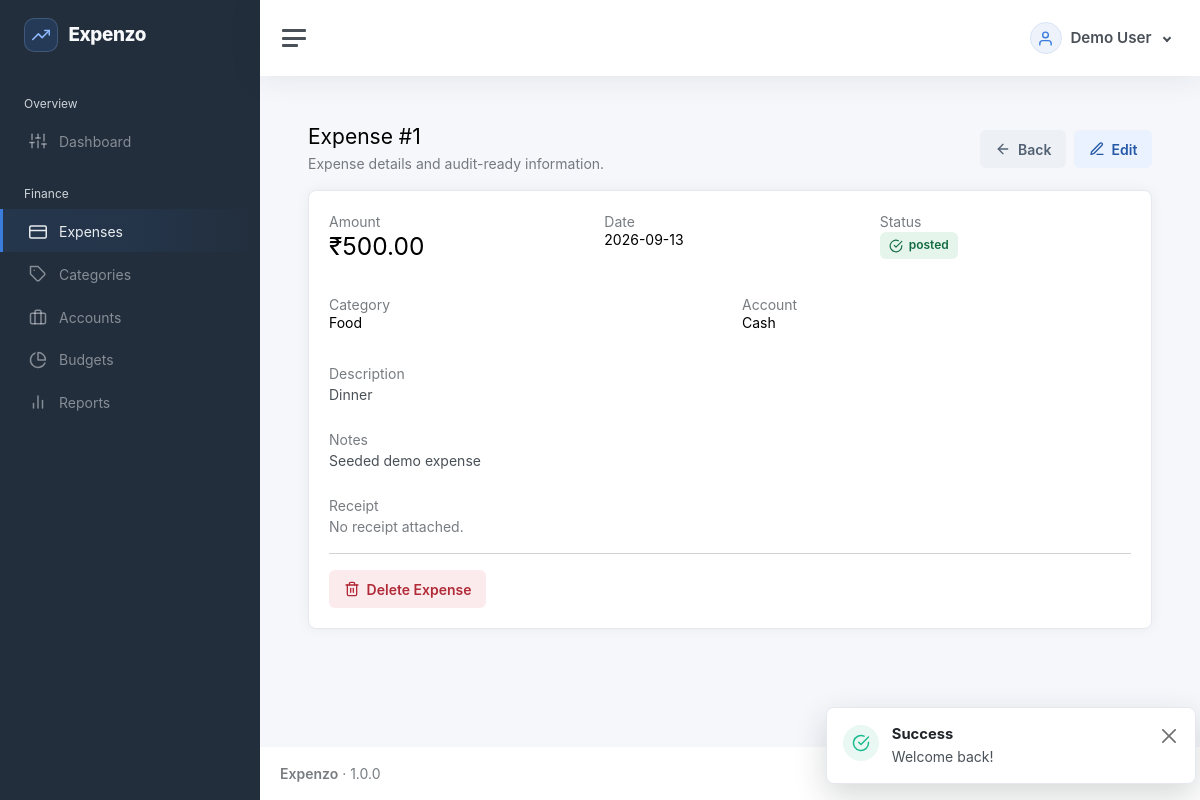
The page /expenses/1 (signed in) on the database its author committed.
### tables this page shows
CREATE TABLE users (
  id BIGINT UNSIGNED AUTO_INCREMENT PRIMARY KEY,
  name VARCHAR(120) NOT NULL,
  email VARCHAR(190) NOT NULL UNIQUE,
  password_hash VARCHAR(255) NOT NULL,
  status ENUM('active','inactive') NOT NULL DEFAULT 'active',
  created_at DATETIME NOT NULL DEFAULT CURRENT_TIMESTAMP,
  updated_at DATETIME NOT NULL DEFAULT CURRENT_TIMESTAMP ON UPDATE CURRENT_TIMESTAMP,
  INDEX idx_users_status(status)
);

CREATE TABLE expenses (
  id BIGINT UNSIGNED AUTO_INCREMENT PRIMARY KEY,
  user_id BIGINT UNSIGNED NOT NULL,
  amount DECIMAL(15,2) NOT NULL,
  expense_date DATE NOT NULL,
  category_id BIGINT UNSIGNED NOT NULL,
  account_id BIGINT UNSIGNED NOT NULL,
  description VARCHAR(255) NOT NULL,
  notes TEXT NULL,
  receipt_path VARCHAR(255) NULL,
  status ENUM('draft','posted','void') NOT NULL DEFAULT 'posted',
  created_at DATETIME NOT NULL DEFAULT CURRENT_TIMESTAMP,
  updated_at DATETIME NOT NULL DEFAULT CURRENT_TIMESTAMP ON UPDATE CURRENT_TIMESTAMP,
  INDEX idx_expenses_user_date(user_id, expense_date),
  INDEX idx_expenses_user_status(user_id, status),
  INDEX idx_expenses_category(category_id),
  INDEX idx_expenses_account(account_id),
  FOREIGN KEY(user_id) REFERENCES users(id) ON DELETE CASCADE,
  FOREIGN KEY(category_id) REFERENCES categories(id) ON DELETE RESTRICT,
  FOREIGN KEY(account_id) REFERENCES accounts(id) ON DELETE RESTRICT
);

CREATE TABLE categories (
  id BIGINT UNSIGNED AUTO_INCREMENT PRIMARY KEY,
  name VARCHAR(120) NOT NULL,
  description TEXT NULL,
  icon VARCHAR(80) NOT NULL DEFAULT 'tag',
  color VARCHAR(20) NOT NULL DEFAULT '#3b7ddd',
  status ENUM('active','inactive') NOT NULL DEFAULT 'active',
  owner_id BIGINT UNSIGNED NULL,
  owner_scope BIGINT UNSIGNED GENERATED ALWAYS AS (COALESCE(owner_id,0)) STORED,
  created_by BIGINT UNSIGNED NULL,
  created_at DATETIME NOT NULL DEFAULT CURRENT_TIMESTAMP,
  updated_at DATETIME NOT NULL DEFAULT CURRENT_TIMESTAMP ON UPDATE CURRENT_TIMESTAMP,
  UNIQUE KEY uq_categories_owner_name(owner_scope,name),
  INDEX idx_categories_status(status),
  INDEX idx_categories_owner_status(owner_id,status),
  FOREIGN KEY(owner_id) REFERENCES users(id) ON DELETE RESTRICT,
  FOREIGN KEY(created_by) REFERENCES users(id) ON DELETE SET NULL
);

CREATE TABLE accounts (
  id BIGINT UNSIGNED AUTO_INCREMENT PRIMARY KEY,
  user_id BIGINT UNSIGNED NOT NULL,
  name VARCHAR(120) NOT NULL,
  type VARCHAR(60) NOT NULL,
  opening_balance DECIMAL(15,2) NOT NULL DEFAULT 0,
  current_balance DECIMAL(15,2) NOT NULL DEFAULT 0,
  description TEXT NULL,
  status ENUM('active','inactive') NOT NULL DEFAULT 'active',
  created_at DATETIME NOT NULL DEFAULT CURRENT_TIMESTAMP,
  updated_at DATETIME NOT NULL DEFAULT CURRENT_TIMESTAMP ON UPDATE CURRENT_TIMESTAMP,
  UNIQUE KEY uq_accounts_user_name(user_id, name),
  INDEX idx_accounts_user_status(user_id, status),
  FOREIGN KEY(user_id) REFERENCES users(id) ON DELETE CASCADE
);

### resources/views/expenses/show.php (the view)
<div class="d-flex justify-content-between align-items-center mb-3"><div><h1 class="h3 mb-1">Expense #<?=e($expense['id'])?></h1><p class="text-muted mb-0">Expense details and audit-ready information.</p></div><div class="d-flex gap-2"><a href="<?=url('expenses')?>" class="action-button action-button--neutral btn btn-outline-secondary"><i data-feather="arrow-left" aria-hidden="true"></i>Back</a><?php if(can('expenses.edit') && (int)$expense['user_id']===(int)auth_user()['id']):?><a href="<?=url('expenses/'.$expense['id'].'/edit')?>" class="action-button action-button--primary btn btn-primary"><i data-feather="edit-3" aria-hidden="true"></i>Edit</a><?php endif;?></div></div><div class="card"><div class="card-body"><div class="row g-4"><div class="col-md-4"><div class="text-muted">Amount</div><div class="h2"><?=money($expense['amount'])?></div></div><div class="col-md-4"><div class="text-muted">Date</div><div class="h5"><?=e(display_date($expense['expense_date']))?></div></div><div class="col-md-4"><div class="text-muted">Status</div><span class="status-badge status-badge--<?=in_array($expense['status'], ['active', 'posted'], true) ? 'success' : 'neutral'?>"><i data-feather="<?=in_array($expense['status'], ['active', 'posted'], true) ? 'check-circle' : 'pause-circle'?>" aria-hidden="true"></i><?=e($expense['status'])?></span></div><div class="col-md-6"><div class="text-muted">Category</div><div class="h5"><?=e($expense['category_name'])?></div></div><div class="col-md-6"><div class="text-muted">Account</div><div class="h5"><?=e($expense['account_name'])?></div></div><div class="col-12"><div class="text-muted">Description</div><div><?=e($expense['description'])?></div></div><div class="col-12"><div class="text-muted">Notes</div><div><?=nl2br(e($expense['notes']))?></div></div><div class="col-12"><div class="text-muted">Receipt</div><?php if(!empty($expense['receipt_path'])):?><div class="current-file mt-2"><i data-feather="paperclip" aria-hidden="true"></i><span><?=e(basename($expense['receipt_path']))?></span><a href="<?=e(url('expenses/'.$expense['id'].'/receipt'))?>" target="_blank" rel="noopener">View file</a></div><?php else:?><div class="text-muted">No receipt attached.</div><?php endif;?></div></div><?php if(can('expenses.delete') && (int)$expense['user_id']===(int)auth_user()['id']):?><hr><form method="post" action="<?=url('expenses/'.$expense['id'].'/delete')?>" data-confirm-title="Delete Expense" data-confirm-subtitle="This action cannot be undone." data-confirm-message="Deleting this expense permanently removes it and restores the amount to the linked account balance." data-confirm-button="Delete Expense"><?=csrf_field()?><button class="action-button action-button--danger btn btn-outline-danger"><i data-feather="trash-2" aria-hidden="true"></i>Delete Expense</button></form><?php endif;?></div></div>

### app/Core/Router.php (shortened to what the rows shown need)
<?php
final class Router { private array $routes=[];
 private function add(string $method,string $path,string $handler):void{$this->routes[] = compact('method','path','handler');}
 public function dispatch(Request $request):void{foreach($this->routes as $r){if($r['method']!==$request->method())continue;$pattern=preg_replace('#\\{([a-zA-Z_][a-zA-Z0-9_]*)\\}#','(?P<$1>[^/]+)',str_replace('/','\/',$r['path']));if(preg_match('#^'.$pattern.'$#',$request->path(),$m)){[$class,$method]=explode('@',$r['handler']);$controller=new $class();$params=[];foreach($m as $k=>$v)if(!is_int($k))$params[]=$v; $controller->$method($request,...$params);return;}} Response::status(404); View::render('errors/404',[], 'app');}
}

### resources/views/layouts/app.php (shortened to what the rows shown need)
<?php
$sidebarPath = rtrim((new \App\Core\Request())->path(), '/') ?: '/';
$navigation = [
    'Overview' => ['dashboard' => ['Dashboard', 'sliders', 'dashboard.view']],
    'Finance' => [
        'expenses' => ['Expenses', 'credit-card', 'expenses.view'],
        'categories' => ['Categories', 'tag', 'categories.view'],
        'accounts' => ['Accounts', 'briefcase', 'accounts.view'],
        'budgets' => ['Budgets', 'pie-chart', 'budgets.view'],
        'reports' => ['Reports', 'bar-chart-2', 'reports.view'],
    ],
    'Administration' => [
        'users' => ['Users', 'users', 'users.view'],
        'roles' => ['Roles & Permissions', 'shield', 'roles.view'],
        'audit-logs' => ['Audit Logs', 'activity', 'audit.view'],
        'settings' => ['Settings', 'settings', 'settings.view'],
    ],
];
$currentUser = auth_user() ?? [];
$currentUserName = $currentUser['name'] ?? 'User';
?>
<!doctype html>
<html lang="en">
<head>
    <link href="<?= asset('app.css') ?>" rel="stylesheet">
    <link href="<?= asset('crud.css') ?>" rel="stylesheet">
</head>
<body>
    <div class="wrapper">
        <nav id="sidebar" class="sidebar js-sidebar">
            <div class="sidebar-content js-simplebar">
                <a class="sidebar-brand app-sidebar-brand" href="<?= e(url(landing_path())) ?>"><span class="sidebar-brand-mark"><i data-feather="trending-up" aria-hidden="true"></i></span><span class="align-middle brand-mini"><?= e(APP_NAME) ?></span></a>
                <ul class="sidebar-nav">
                    <?php foreach ($navigation as $group => $items):
                        $visible = array_filter($items, static fn(array $item): bool => can($item[2]));
                        if (!$visible)
                            continue;
                        ?>
                        <li class="sidebar-header"><?= e($group) ?></li>
                        <?php foreach ($visible as $section => [$label, $icon, $permission]):
                            $active = $sidebarPath === '/' . $section || str_starts_with($sidebarPath, '/' . $section . '/') || ($section === 'dashboard' && $sidebarPath === '/');
                            ?>
                            <li class="sidebar-item <?= $active ? 'active' : '' ?>"><a class="sidebar-link"
                                    href="<?= e(url($section)) ?>"><i class="align-middle" data-feather="<?= e($icon) ?>"></i><span
                                        class="align-middle"><?= e($label) ?></span></a></li>
                        <?php endforeach; endforeach; ?>
                </ul>
            </div>
        </nav>
        <div class="main">
            <nav class="navbar navbar-expand navbar-light navbar-bg">
                <a class="sidebar-toggle js-sidebar-toggle" role="button" tabindex="0" aria-label="Toggle navigation"><i
                        class="hamburger align-self-center"></i></a>
                <div class="navbar-collapse collapse">
                    <ul class="navbar-nav navbar-align">
                        <li class="nav-item dropdown">
                            <a class="nav-link user-menu-toggle dropdown-toggle" href="#" data-bs-toggle="dropdown"
                                aria-expanded="false">
                                <span class="user-menu-avatar"><i data-feather="user"></i></span>
                                <span class="user-menu-name"><?= e($currentUserName) ?></span>
                            </a>
                        </li>
                    </ul>
                </div>
            </nav>
            <main class="content">
                <div class="container-fluid p-0">
                    <?= $content ?>
                </div>
            </main>
            <footer class="footer">
                <div class="container-fluid">
                    <div class="row text-muted">
                        <div class="col-6 text-start">
                            <p class="mb-0"><strong><?= e(APP_NAME) ?></strong> &middot; <?= APP_VERSION ?></p>
                        </div>
                        <div class="col-6 text-end">All Rights Reserved &copy; <?= date('Y') ?></div>
                    </div>
                </div>
            </footer>
        </div>
    </div>
    <?php require dirname(__DIR__).'/partials/toasts.php'; ?>
</body>
</html>

### rows shown on the page
users: name "Demo User"
expenses: id "1", expense_date "2026-09-13", status "posted", category.name "Food", account.name "Cash", description "Dinner", notes "Seeded demo expense"

### other values the page prints
$group "Overview"
$label "Dashboard"
$group "Finance"
$label "Expenses"
$label "Categories"
$label "Accounts"
$label "Budgets"
$label "Reports"
money($expense['amount']) "₹500.00"
$toast['label'] "Success"
$toast['message'] "Welcome back!"
